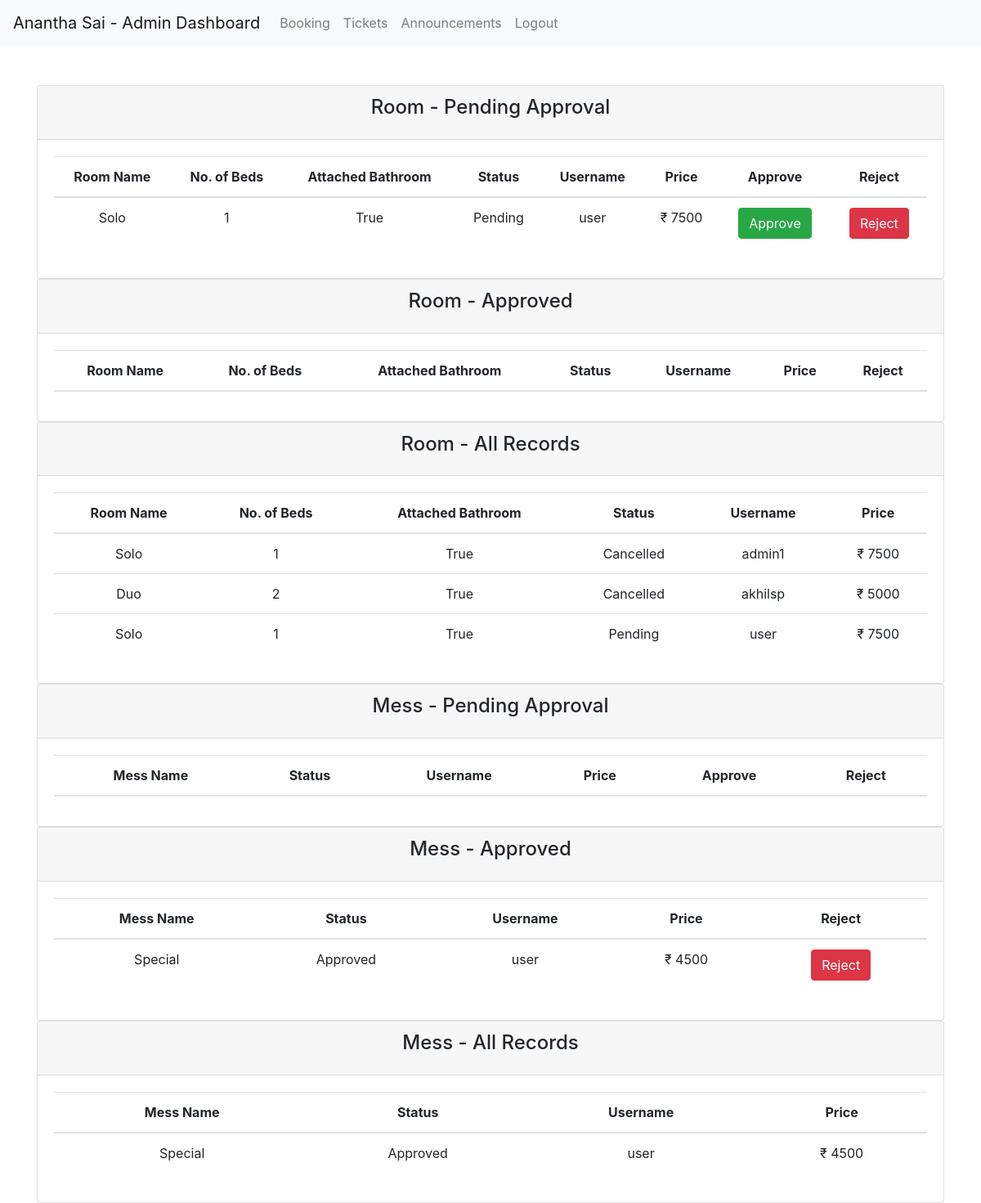
The app's page /admin/booking (signed in) with its own data.
### pghr/models.py (models this page shows, shortened)
class RoomBookings(db.Model):
    id = db.Column(db.Integer, primary_key=True)
    user_id = db.Column(db.Integer, db.ForeignKey('user.id'), nullable=False)
    user = db.relationship('User', backref=db.backref('bookings', lazy=True))
    room_id = db.Column(db.Integer, db.ForeignKey('room.id'), nullable=False)
    room = db.relationship('Room', backref=db.backref('room', lazy=True))
    status = db.Column(db.String(80), unique=False, nullable=False) # pending, approved, cancelled
    check_in = db.Column(db.DateTime(timezone=True), server_default=func.now())
    check_out = db.Column(db.DateTime(timezone=True), onupdate=func.now())

class Room(db.Model):
    id = db.Column(db.Integer, primary_key=True)
    name = db.Column(db.String(80), unique=True, nullable=False)
    size = db.Column(db.Integer, unique=False, nullable=False)
    attached_bathroom = db.Column(db.Boolean, unique=False, nullable=False, default=False)
    status = db.Column(db.String(80), unique=False, nullable=False) # A, NA
    price = db.Column(db.Integer, unique=False, nullable=False)
    description = db.Column(db.String(120))

class User(UserMixin, db.Model):
    id = db.Column(db.Integer, primary_key=True)
    username = db.Column(db.String(80), unique=True, nullable=False)
    email = db.Column(db.String(120), unique=True, nullable=False)
    password = db.Column(db.String(120), unique=False, nullable=False)
    created_at = db.Column(db.DateTime(timezone=True), server_default=func.now())
    updated_at = db.Column(db.DateTime(timezone=True), onupdate=func.now())
    admin = db.Column(db.Boolean, unique=False, nullable=False, default=False)

class MessBookings(db.Model):
    id = db.Column(db.Integer, primary_key=True)
    user_id = db.Column(db.Integer, db.ForeignKey('user.id'), nullable=False)
    user = db.relationship('User', backref=db.backref('user', lazy=True))
    mess_id = db.Column(db.Integer, db.ForeignKey('mess.id'), nullable=False)
    mess = db.relationship('Mess', backref=db.backref('mess', lazy=True))
    status = db.Column(db.String(80), unique=False, nullable=False) # pending, approved, cancelled
    check_in = db.Column(db.DateTime(timezone=True), server_default=func.now())
    check_out = db.Column(db.DateTime(timezone=True), onupdate=func.now())

class Mess(db.Model):
    id = db.Column(db.Integer, primary_key=True)
    name = db.Column(db.String(80), unique=True, nullable=False)
    description = db.Column(db.String(120))
    status = db.Column(db.String(80), unique=False, nullable=False) # A, NA - Available, Not Available
    price = db.Column(db.Integer, unique=False, nullable=False)

### pghr/controllers.py (the view)
@app.route('/admin/booking', methods=['GET', 'POST'])
@login_required
def admin_booking():
    if not user_schema.dump(current_user)['admin']:
        return redirect(url_for('dashboard'))
    room_pending = RoomBookings.query.join(Room, RoomBookings.room_id==Room.id).join(User, RoomBookings.user_id==User.id).add_columns(Room.id, Room.name, Room.size, Room.attached_bathroom, Room.price, RoomBookings.id, RoomBookings.status, User.id, User.username).filter(RoomBookings.status=='pending').all()
    mess_pending = MessBookings.query.join(Mess, MessBookings.mess_id==Mess.id).join(User, MessBookings.user_id==User.id).add_columns(Mess.id, Mess.name, Mess.description, Mess.price, MessBookings.id, MessBookings.status, User.id, User.username).filter(MessBookings.status=='pending').all()
    room_approved = RoomBookings.query.join(Room, RoomBookings.room_id==Room.id).join(User, RoomBookings.user_id==User.id).add_columns(Room.id, Room.name, Room.size, Room.attached_bathroom, Room.price, RoomBookings.id, RoomBookings.status, User.id, User.username).filter(RoomBookings.status=='approved').all()
    mess_approved = MessBookings.query.join(Mess, MessBookings.mess_id==Mess.id).join(User, MessBookings.user_id==User.id).add_columns(Mess.id, Mess.name, Mess.description, Mess.price, MessBookings.id, MessBookings.status, User.id, User.username).filter(MessBookings.status=='approved').all()
    room_bookings = RoomBookings.query.join(Room, RoomBookings.room_id==Room.id).join(User, RoomBookings.user_id==User.id).add_columns(Room.id, Room.name, Room.size, Room.attached_bathroom, Room.price, RoomBookings.id, RoomBookings.status, User.id, User.username).all()
    mess_bookings = MessBookings.query.join(Mess, MessBookings.mess_id==Mess.id).join(User, MessBookings.user_id==User.id).add_columns(Mess.id, Mess.name, Mess.description, Mess.price, MessBookings.id, MessBookings.status, User.id, User.username).all()
    return render_template('admin/booking.html', user=current_user, room_pending=room_pending, mess_pending=mess_pending, room_approved=room_approved, mess_approved=mess_approved, room_bookings=room_bookings, mess_bookings=mess_bookings)

### pghr/controllers.py (called while the page is built)
@login_manager.user_loader
def load_user(user_id):
    return User.query.get(int(user_id))

### templates/admin/booking.html (shortened to what this page needs)
{% extends "admin/base.html" %}
{% block content %}
{% include "admin/navbar.html" %}
<br><br>
{% include "admin/room_booking.html" %}
{% include "admin/mess_booking.html" %}
{% endblock %}

### templates/admin/room_booking.html (shortened to what this page needs)
<div class="container">
    <div class="row">
        <div class="col-md-12">
            <div class="card">
                <div class="card-header">
                    <h4 class="card-title text-center">Room - Pending Approval</h4>
                </div>
                <div class="card-body">
                    <div class="table-responsive">
                        <table class="table">
                            <thead>
                                <tr>
                                    <th class="text-center">Room Name</th>
                                    <th class="text-center">No. of Beds</th>
                                    <th class="text-center">Attached Bathroom</th>
                                    <th class="text-center">Status</th>
                                    <th class="text-center">Username</th>
                                    <th class="text-center">Price</th>
                                    <th class="text-center">Approve</th>
                                    <th class="text-center">Reject</th>
                                </tr>
                            </thead>
                            <tbody>
                                {% for record in room_pending %}
                                <tr>
                                    <td class="text-center">{{ record.name }}</td>
                                    <td class="text-center">{{ record.size }}</td>
                                    <td class="text-center">{{ record.attached_bathroom }}</td>
                                    <td class="text-center">{{ record.status|title }}</td>
                                    <td class="text-center">{{ record.username }}</td>
                                    <td class="text-center">₹ {{ record.price }}</td>
                                    <td class="text-center">
                                        <form action="{{url_for('admin_booking_approve_room', username = record.username)}}" method="POST">
                                            <button type="submit" class="btn btn-success">Approve</button>
                                        </form>
                                    </td>
                                    <td class="text-center">
                                        <form action="{{url_for('admin_booking_reject_room', username = record.username)}}" method="POST">
                                            <button type="submit" class="btn btn-danger">Reject</button>
                                        </form>
                                    </td>
                                </tr>
                                {% endfor %}
                            </tbody>
                        </table>
                    </div>
                </div>
            </div>
        </div>
    </div>
</div>
<div class="container">
    <div class="row">
        <div class="col-md-12">
            <div class="card">
                <div class="card-header">
                    <h4 class="card-title text-center">Room - Approved</h4>
                </div>
                <div class="card-body">
                    <div class="table-responsive">
                        <table class="table">
                            <thead>
                                <tr>
                                    <th class="text-center">Room Name</th>
                                    <th class="text-center">No. of Beds</th>
                                    <th class="text-center">Attached Bathroom</th>
                                    <th class="text-center">Status</th>
                                    <th class="text-center">Username</th>
                                    <th class="text-center">Price</th>
                                    <th class="text-center">Reject</th>
                                </tr>
                            </thead>
                        </table>
                    </div>
                </div>
            </div>
        </div>
    </div>
</div>
<div class="container">
    <div class="row">
        <div class="col-md-12">
            <div class="card">
                <div class="card-header">
                    <h4 class="card-title text-center">Room - All Records</h4>
                </div>
                <div class="card-body">
                    <div class="table-responsive">
                        <table class="table">
                            <thead>
                                <tr>
                                    <th class="text-center">Room Name</th>
                                    <th class="text-center">No. of Beds</th>
                                    <th class="text-center">Attached Bathroom</th>
                                    <th class="text-center">Status</th>
                                    <th class="text-center">Username</th>
                                    <th class="text-center">Price</th>
                                </tr>
                            </thead>
                            <tbody>
                                {% for record in room_bookings %}
                                <tr>
                                    <td class="text-center">{{ record.name }}</td>
                                    <td class="text-center">{{ record.size }}</td>
                                    <td class="text-center">{{ record.attached_bathroom }}</td>
                                    <td class="text-center">{{ record.status|title }}</td>
                                    <td class="text-center">{{ record.username }}</td>
                                    <td class="text-center">₹ {{ record.price }}</td>
                                </tr>
                                {% endfor %}
                            </tbody>
                        </table>
                    </div>
                </div>
            </div>
        </div>
    </div>
</div>

### templates/admin/mess_booking.html (shortened to what this page needs)
<div class="container">
    <div class="row">
        <div class="col-md-12">
            <div class="card">
                <div class="card-header">
                    <h4 class="card-title text-center">Mess - Pending Approval</h4>
                </div>
                <div class="card-body">
                    <div class="table-responsive">
                        <table class="table">
                            <thead>
                                <tr>
                                    <th class="text-center">Mess Name</th>
                                    <th class="text-center">Status</th>
                                    <th class="text-center">Username</th>
                                    <th class="text-center">Price</th>
                                    <th class="text-center">Approve</th>
                                    <th class="text-center">Reject</th>
                                </tr>
                            </thead>
                        </table>
                    </div>
                </div>
            </div>
        </div>
    </div>
</div>
<div class="container">
    <div class="row">
        <div class="col-md-12">
            <div class="card">
                <div class="card-header">
                    <h4 class="card-title text-center">Mess - Approved</h4>
                </div>
                <div class="card-body">
                    <div class="table-responsive">
                        <table class="table">
                            <thead>
                                <tr>
                                    <th class="text-center">Mess Name</th>
                                    <th class="text-center">Status</th>
                                    <th class="text-center">Username</th>
                                    <th class="text-center">Price</th>
                                    <th class="text-center">Reject</th>
                                </tr>
                            </thead>
                            <tbody>
                                {% for record in mess_approved %}
                                <tr>
                                    <td class="text-center">{{ record.name }}</td>
                                    <td class="text-center">{{ record.status|title }}</td>
                                    <td class="text-center">{{ record.username }}</td>
                                    <td class="text-center">₹ {{ record.price }}</td>
                                    <td class="text-center">
                                        <form action="{{url_for('admin_booking_reject_mess', username = record.username)}}" method="POST">
                                            <button type="submit" class="btn btn-danger">Reject</button>
                                        </form>
                                    </td>
                                </tr>
                                {% endfor %}
                            </tbody>
                        </table>
                    </div>
                </div>
            </div>
        </div>
    </div>
</div>
<div class="container">
    <div class="row">
        <div class="col-md-12">
            <div class="card">
                <div class="card-header">
                    <h4 class="card-title text-center">Mess - All Records</h4>
                </div>
                <div class="card-body">
                    <div class="table-responsive">
                        <table class="table">
                            <thead>
                                <tr>
                                    <th class="text-center">Mess Name</th>
                                    <th class="text-center">Status</th>
                                    <th class="text-center">Username</th>
                                    <th class="text-center">Price</th>
                                </tr>
                            </thead>
                            <tbody>
                                {% for record in mess_bookings %}
                                <tr>
                                    <td class="text-center">{{ record.name }}</td>
                                    <td class="text-center">{{ record.status|title }}</td>
                                    <td class="text-center">{{ record.username }}</td>
                                    <td class="text-center">₹ {{ record.price }}</td>
                                </tr>
                                {% endfor %}
                            </tbody>
                        </table>
                    </div>
                </div>
            </div>
        </div>
    </div>
</div>

### records on screen
RoomBookings: name "Solo", size "1", attached_bathroom "True", status "Pending", username "user", price "7500"
RoomBookings: name "Solo", size "1", attached_bathroom "True", status "Cancelled", username "admin1", price "7500"
RoomBookings: name "Duo", size "2", attached_bathroom "True", status "Cancelled", username "akhilsp", price "5000"
MessBookings: name "Special", status "Approved", username "user", price "4500"
